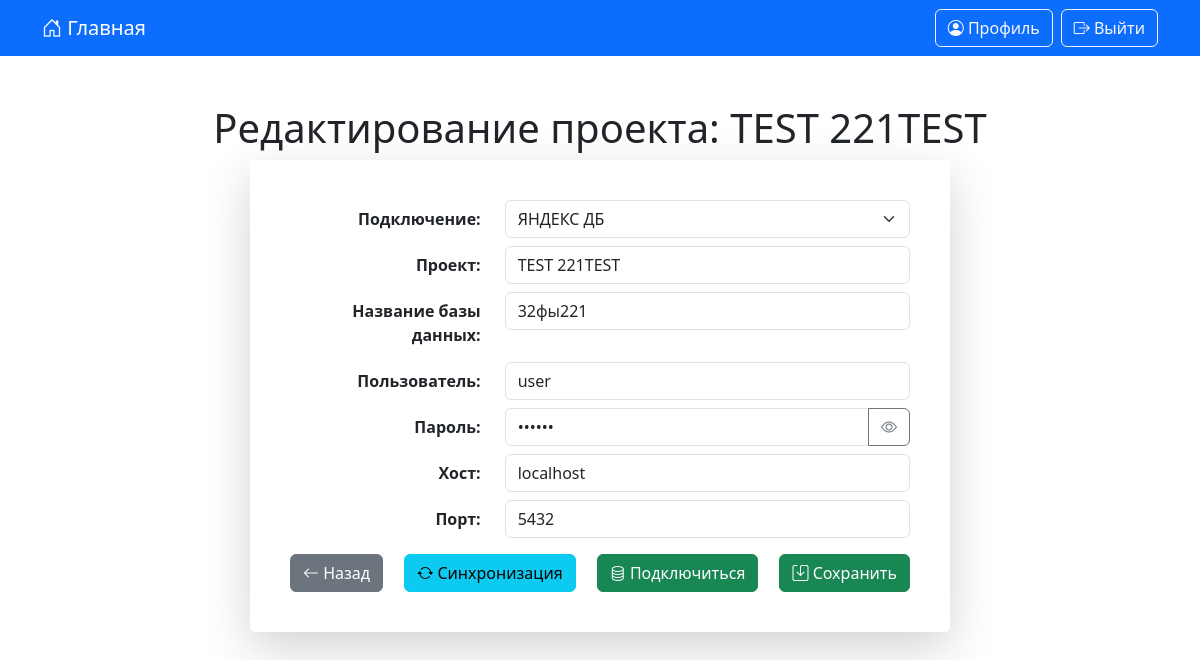
The page /projects_edit/12/ (signed in) on the database its author committed.
### data_generator/models.py (models this page shows, shortened)
class DateStamp(models.Model):
    created = models.DateTimeField(verbose_name='Дата создания', auto_now_add=True)
    updated = models.DateTimeField(verbose_name='Дата изменения', auto_now=True)
    class Meta:
        abstract = True

class DataBaseUser(DateStamp):
    db_project = models.CharField(verbose_name="Проект", max_length=40, unique=True)
    db_name = models.CharField(verbose_name="Название базы данных", max_length=40)
    db_user = models.CharField(verbose_name="Пользователь", max_length=40)
    db_password = models.CharField(verbose_name="Пароль", max_length=40)
    db_host = models.CharField(verbose_name="Хост", max_length=255)
    db_port = models.CharField(verbose_name="Порт", max_length=8)
    user = models.ForeignKey(CustomUser, verbose_name="Пользователь", on_delete=models.CASCADE, related_name='data_base_user')
    data_base_name = models.ForeignKey(DataBaseName, verbose_name="Подключение", on_delete=models.CASCADE, related_name='data_base_name')
    class Meta:
        verbose_name = "Проект"
        verbose_name_plural = "Проекты"
        ordering = 'db_project',

### data_generator/views.py (the view)
# urls.py: path('projects_edit/<int:pk>/', projects_edit, name='projects_edit'),
@login_required
def projects_edit(request, pk):
    app_settings = AppSettings.objects.first()
    connect_timeout = app_settings.connect_timeout_db if app_settings else 5
    database = get_object_or_404(DataBaseUser, pk=pk, user=request.user)
    if request.method == 'POST':
        form = DataBaseUserForm(request.POST, instance=database)
        if form.is_valid():
            old_password = DataBaseUser.objects.get(pk=pk).db_password
            db_obj = form.save(commit=False)
            if not form.cleaned_data.get('db_password'):
                db_obj.db_password = old_password
            db_obj.save()
            if 'check_connection' in request.POST:
                try:
                    connection = psycopg2.connect(
                        dbname=db_obj.db_name,
                        user=db_obj.db_user,
                        password=db_obj.db_password,
                        host=db_obj.db_host,
                        port=db_obj.db_port,
                        connect_timeout=connect_timeout,
                    )
                    connection.close()
                    messages.success(request, f"Успешное подключение к базе данных '{db_obj.db_name}'.")
                except psycopg2.OperationalError:
                    messages.warning(request, "Ошибка подключения! Проверьте настройки подключения.")
                except Exception as e:
                    messages.warning(request, f"Ошибка подключения: {str(e)}")
                form = DataBaseUserForm(instance=db_obj)
                form.fields['db_password'].initial = db_obj.db_password
                form.fields['db_password'].widget.attrs['value'] = db_obj.db_password
                return render(request, 'projects_edit.html', {'form': form, 'database': db_obj})
            messages.success(request, "Данные успешно сохранены.")
            return redirect(reverse('projects_edit', args=[db_obj.pk]))
        else:
            messages.warning(request, "Исправьте ошибки в форме.")
    else:
        form = DataBaseUserForm(instance=database)
        form.fields['db_password'].initial = database.db_password
        form.fields['db_password'].widget.attrs['value'] = database.db_password
    return render(request, 'projects_edit.html', {'form': form, 'database': database})

### data_generator/forms.py
class DataBaseUserForm(forms.ModelForm):
    class Meta:
        model = DataBaseUser
        fields = ('data_base_name', 'db_project', 'db_name', 'db_user', 'db_password', 'db_host', 'db_port')
        widgets = {
            'data_base_name': forms.Select(attrs={'class': 'form-select', 'id': 'id_data_base_name'}),
            'db_project': forms.TextInput(attrs={'class': 'form-control', 'placeholder': 'Введите название проекта'}),
            'db_name': forms.TextInput(attrs={'class': 'form-control'}),
            'db_user': forms.TextInput(attrs={'class': 'form-control'}),
            'db_password': forms.PasswordInput(attrs={'class': 'form-control', 'id': 'id_db_password'}, render_value=True),
            'db_host': forms.TextInput(attrs={'class': 'form-control'}),
            'db_port': forms.NumberInput(attrs={'class': 'form-control'}),
        }
    def __init__(self, *args, **kwargs):
        super().__init__(*args, **kwargs)
        self.fields['data_base_name'].empty_label = '— Выберите подключение —'

### data_generator/models.py (called while the page is built)
    def __str__(self):
        return self.name

### templates/projects_edit.html (shortened to what this page needs)
{% extends 'base.html' %}
{% load static %}
{% block content %}
    <h1 class="text-center mb-2">Редактирование проекта: {{ database.db_project }}</h1>
    <div class="card shadow-lg border-0 mx-auto p-4 panel-input">
        <div class="card-body">
            <form method="post" class="needs-validation" novalidate>
<div class="row mb-2">
  <label for="id_data_base_name" class="col-sm-4 col-form-label text-end"><strong>Подключение:</strong></label>
  <div class="col-sm-8">
    {{ form.data_base_name }}
  </div>
</div>
                <div class="row mb-2">
                    <label for="id_db_project" class="col-sm-4 col-form-label text-end"><strong>Проект:</strong></label>
                    <div class="col-sm-8">
                        {{ form.db_project }}
                    </div>
                </div>
                <div class="row mb-2">
                    <label for="id_db_name" class="col-sm-4 col-form-label text-end"><strong>Название базы данных:</strong></label>
                    <div class="col-sm-8">
                        {{ form.db_name }}
                    </div>
                </div>
                <div class="row mb-2">
                    <label for="id_db_user" class="col-sm-4 col-form-label text-end"><strong>Пользователь:</strong></label>
                    <div class="col-sm-8">
                        {{ form.db_user }}
                    </div>
                </div>
                <div class="row mb-2">
                    <label for="id_db_password" class="col-sm-4 col-form-label text-end">
                        <strong>Пароль:</strong>
                    </label>
                    <div class="col-sm-8">
                        <div class="input-group">
                            {{ form.db_password }}
                            <button type="button" class="btn btn-outline-secondary" id="togglePassword" tabindex="-1" aria-label="Показать/скрыть пароль"><i class="bi bi-eye"></i></button>
                        </div>
                    </div>
                </div>
                <div class="row mb-2">
                    <label for="id_db_host" class="col-sm-4 col-form-label text-end"><strong>Хост:</strong></label>
                    <div class="col-sm-8">
                        {{ form.db_host }}
                    </div>
                </div>
                <div class="row mb-2">
                    <label for="id_db_port" class="col-sm-4 col-form-label text-end"><strong>Порт:</strong></label>
                    <div class="col-sm-8">
                        {{ form.db_port }}
                    </div>
                </div>
                <div class="mt-3 d-flex justify-content-between">
                    <a href="{% url 'projects' %}" class="btn btn-secondary"><i class="bi bi-arrow-left"></i> Назад</a>
                    <button type="submit" name="check_connection" value="true" class="btn btn-info"><i class="bi bi-arrow-repeat"></i> Синхронизация</button>
                    <a href="#" class="btn btn-success"><i class="bi bi-database"></i> Подключиться</a>
                    <button type="submit" class="btn btn-success"><i class="bi bi-save"></i> Сохранить</button>
                </div>
            </form>
        </div>
    </div>
{% endblock %}

### static/css/style.css (style rules this page uses)
.panel-input { max-width: 700px }

### rows shown on the page
DataBaseUser: db_project "TEST 221TEST", data_base_name "ЯНДЕКС ДБ", db_name "32фы221", db_user "user", db_host "localhost", db_port "5432"
